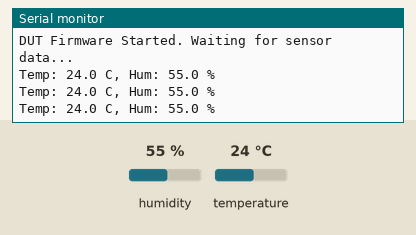
This program was run on a simulated ESP32. On the bench: the last lines printed to the serial monitor. Inputs (shaded band) come from the test bench; at power-on: humidity 55 %, temperature 24 °C.

Above: at 3.8 s.
3.9 s: humidity set to 22 %
At 6.5 s:
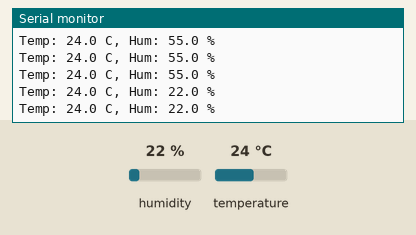
6.7 s: temperature set to 12 °C
At 7.6 s:
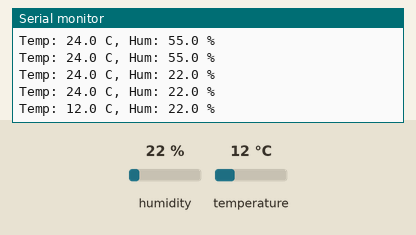
9.5 s: humidity set to 40 %
At 10.8 s:
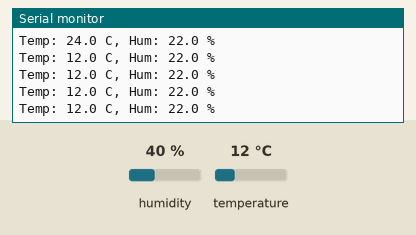
Timing chart, 0 to 12.5 s (numbered marks = the images above; inputs shaded):
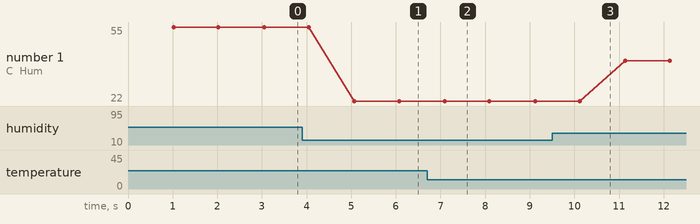

The program:

main.cpp
```cpp
#include <Arduino.h>
#include <DHT.h>

#define DHT_PIN 4
#define DHT_TYPE DHT11

DHT dht(DHT_PIN, DHT_TYPE);

void setup()
{
  Serial.begin(115200);
  Serial.println("DUT Firmware Started. Waiting for sensor data...");
  dht.begin();
}

void loop()
{
  delay(1000);

  float humidity = dht.readHumidity();
  float temperature = dht.readTemperature();

  if (isnan(humidity) || isnan(temperature))
  {
    Serial.println("Error: Failed to read from DHT sensor!");
    return;
  }

  Serial.print("Temp: ");
  Serial.print(temperature, 1);
  Serial.print(" C, Hum: ");
  Serial.print(humidity, 1);
  Serial.println(" %");
}
```

Measured:
- after the input at 3.9 s, the serial monitor: prints a new line after 1.2 s (image 1)
- after the input at 6.7 s, the serial monitor: prints a new line after 0.39 s (image 2)
- plotted number 1: 55 → 22 after the input at 3.9 s, 22 → 40 after the input at 9.5 s
